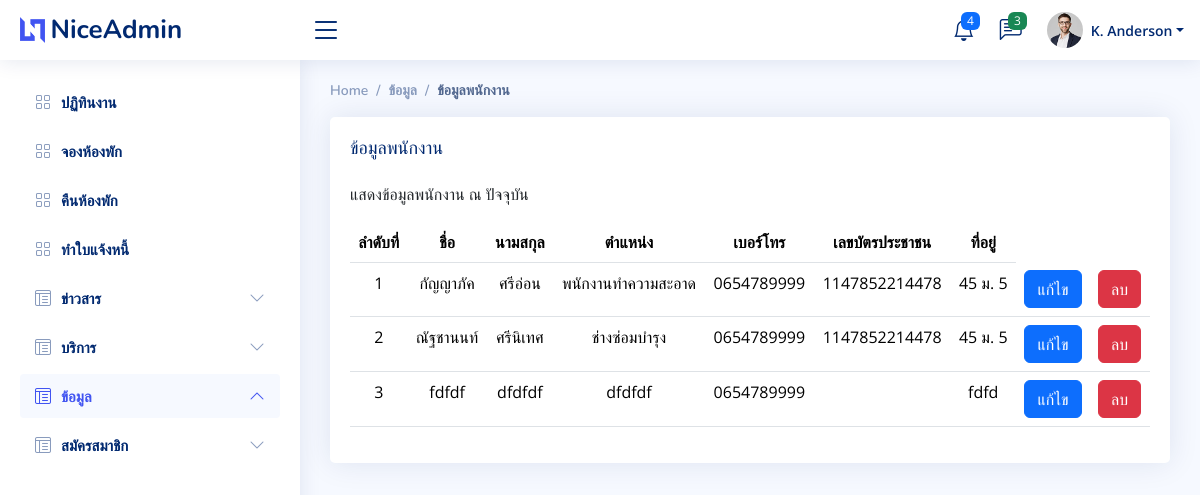
The app's page /admin/employee/employee.php with its own data.
### tables this page shows
CREATE TABLE `employee` (
  `EmployeeID` int(10) NOT NULL COMMENT 'รหัสพนักงาน',
  `firstname_emp` varchar(20) DEFAULT NULL COMMENT 'ชื่อพนักงาน',
  `lastname_emp` varchar(20) DEFAULT NULL COMMENT 'นามสกุลพนักงาน',
  `position_emp` varchar(20) DEFAULT NULL COMMENT 'ตำแหน่ง',
  `address_emp` varchar(100) NOT NULL COMMENT 'ที่อยู่',
  `tel_emp` varchar(10) DEFAULT NULL COMMENT 'เบอร์โทร',
  `cardID_emp` varchar(13) DEFAULT NULL COMMENT 'หมายเลขบัตรประชาชน'
);

### admin/employee/employee.php (the view, shortened to what this page needs)
<!DOCTYPE html>
<html lang="en">
<head>
<?php require('../../connect/connect.php');
  $SQL = "SELECT * FROM employee ";
  $stmt = $con->query($SQL);
  $i = 0;
  ?>
  <link href="../assets/vendor/bootstrap/css/bootstrap.min.css" rel="stylesheet">
  <link href="../assets/vendor/bootstrap-icons/bootstrap-icons.css" rel="stylesheet">
  <link href="../assets/vendor/boxicons/css/boxicons.min.css" rel="stylesheet">
  <link href="../assets/vendor/quill/quill.snow.css" rel="stylesheet">
  <link href="../assets/vendor/quill/quill.bubble.css" rel="stylesheet">
  <link href="../assets/vendor/remixicon/remixicon.css" rel="stylesheet">
  <link href="../assets/vendor/simple-datatables/style.css" rel="stylesheet">
  <link href="../assets/css/style.css" rel="stylesheet">
</head>
<body>
  <header id="header" class="header fixed-top d-flex align-items-center">
    <div class="d-flex align-items-center justify-content-between">
      <a href="../homepage_admin.php" class="logo d-flex align-items-center">
        <img src="../assets/img/logo.png" alt="">
        <span class="d-none d-lg-block">NiceAdmin</span>
      </a>
      <i class="bi bi-list toggle-sidebar-btn"></i>
    </div>
    <nav class="header-nav ms-auto">
      <ul class="d-flex align-items-center">
        <li class="nav-item dropdown">
          <a class="nav-link nav-icon" href="#" data-bs-toggle="dropdown">
            <i class="bi bi-bell"></i>
            <span class="badge bg-primary badge-number">4</span>
          </a>
        </li>
        <li class="nav-item dropdown">
          <a class="nav-link nav-icon" href="#" data-bs-toggle="dropdown">
            <i class="bi bi-chat-left-text"></i>
            <span class="badge bg-success badge-number">3</span>
          </a>
        </li>
        <li class="nav-item dropdown pe-3">
          <a class="nav-link nav-profile d-flex align-items-center pe-0" href="#" data-bs-toggle="dropdown">
            <img src="../assets/img/profile-img.jpg" alt="Profile" class="rounded-circle">
            <span class="d-none d-md-block dropdown-toggle ps-2">K. Anderson</span>
          </a>
        </li>
      </ul>
    </nav>
  </header>
  <aside id="sidebar" class="sidebar">
    <ul class="sidebar-nav" id="sidebar-nav">
      <li class="nav-item">
        <a class="nav-link collapsed" href="../homepage_admin.php">
          <i class="bi bi-grid"></i>
          <span>ปฏิทินงาน</span>
        </a>
      </li>
      <li class="nav-item">
        <a class="nav-link collapsed" href="../rentroom/rentroom.php">
          <i class="bi bi-grid"></i>
          <span>จองห้องพัก</span>
        </a>
      </li>
      <li class="nav-item">
        <a class="nav-link collapsed" href="../checkout/check_out.php">
          <i class="bi bi-grid"></i>
          <span>คืนห้องพัก</span>
        </a>
      </li>
      <li class="nav-item">
        <a class="nav-link collapsed" href="../payment/invoice.php">
          <i class="bi bi-grid collapsed"></i>
          <span>ทำใบแจ้งหนี้</span>
        </a>
      </li>
      <li class="nav-item">
        <a class="nav-link collapsed" data-bs-target="#news-nav" data-bs-toggle="collapse" href="#">
          <i class="bi bi-layout-text-window-reverse"></i><span>ข่าวสาร</span><i class="bi bi-chevron-down ms-auto"></i>
        </a>
      </li>
      <li class="nav-item">
        <a class="nav-link collapsed" data-bs-target="#service-nav" data-bs-toggle="collapse" href="#">
          <i class="bi bi-layout-text-window-reverse"></i><span>บริการ</span><i class="bi bi-chevron-down ms-auto"></i>
        </a>
      </li>
      <li class="nav-item">
        <a class="nav-link " data-bs-target="#info-nav" data-bs-toggle="collapse" href="#">
          <i class="bi bi-layout-text-window-reverse"></i><span>ข้อมูล</span><i class="bi bi-chevron-down ms-auto"></i>
        </a>
      </li>
      <li class="nav-item">
                <a class="nav-link collapsed" data-bs-target="#register-nav" data-bs-toggle="collapse" href="#">
                    <i class="bi bi-layout-text-window-reverse"></i><span>สมัครสมาชิก</span><i
                        class="bi bi-chevron-down ms-auto"></i>
                </a>
            </li>
    </ul>
  </aside>
  <main id="main" class="main">
    <div class="pagetitle">
      <nav>
        <ol class="breadcrumb">
          <li class="breadcrumb-item"><a href="../homepage_admin.php">Home</a></li>
          <li class="breadcrumb-item">ข้อมูล</li>
          <li class="breadcrumb-item active">ข้อมูลพนักงาน</li>
        </ol>
      </nav>
    </div>
    <section class="section">
      <div class="row">
        <div class="col-lg-12">
          <div class="card">
            <div class="card-body">
              <h5 class="card-title">ข้อมูลพนักงาน</h5>
              <p>แสดงข้อมูลพนักงาน ณ ปัจจุบัน </p>
              <table class="table datatable">
              <thead>
                <tr>
                  <th> <div align="center">ลำดับที่</div></th>
                  <th> <div align="center">ชื่อ</div></th>
                  <th> <div align="center">นามสกุล</div></th>
                  <th> <div align="center">ตำแหน่ง</div></th>
                  <th> <div align="center">เบอร์โทร</div></th>
                  <th> <div align="center">เลขบัตรประชาชน</div></th>
                  <th> <div align="center">ที่อยู่</div></th>
                  </tr>
                </thead>
                <tbody>
                <?php
                            while ($row = $stmt->fetch(PDO::FETCH_ASSOC)) {
                                $i = $i+ 1;
                                $firstname_emp =$row["firstname_emp"];
                                $lastname_emp =$row["lastname_emp"];
                                $position_emp = $row["position_emp"];
                                $tel_emp = $row["tel_emp"];
                                $cardID_emp = $row["cardID_emp"];
                                $address_emp = $row["address_emp"];
                        ?>
                  <tr>
                      <td><div align="center"><?php echo $i ?></div></td>
                      <td><div align="center"><?php echo $firstname_emp ?></div></td>
                      <td><div align="center"><?php echo $lastname_emp ?></div></td>
                      <td><div align="center"><?php echo $position_emp ?></div></td>
                      <td><div align="center"><?php echo $tel_emp ?></div></td>
                      <td><div align="center"><?php echo $cardID_emp ?></div></td>
                      <td><div align="center"><?php echo $address_emp ?></div></td>
                      <td><div align="center"><button type="button" class="btn btn-primary" >แก้ไข</button></div></td>
                      <td><div ><button type="button" class="btn btn-danger">ลบ</button></div></td>
                   </tr>
                   <?php
                        }
                        ?>
                </tbody>
              </table>
            </div>
          </div>
        </div>
      </div>
    </section>
  </main>
</body>
</html>

### admin/assets/css/style.css (style rules this page uses)
:root { scroll-behavior: smooth; }
body { font-family: "Open Sans", sans-serif; background: #f6f9ff; color: #444444; }
a { color: #4154f1; text-decoration: none; }
h1, h2, h3, h4, h5, h6 { font-family: "Nunito", sans-serif; }
#main { margin-top: 60px; padding: 20px 30px; transition: all 0.3s; }
.pagetitle { margin-bottom: 10px; }
.card { margin-bottom: 30px; border: none; border-radius: 5px; box-shadow: 0px 0 30px rgba(1, 41, 112, 0.1); }
.card-title { padding: 20px 0 15px 0; font-size: 18px; font-weight: 500; color: #012970; font-family: "Poppins", sans-serif; }
.card-body { padding: 0 20px 20px 20px; }
.breadcrumb { font-size: 14px; font-family: "Nunito", sans-serif; color: #899bbd; font-weight: 600; }
.breadcrumb a { color: #899bbd; transition: 0.3s; }
.breadcrumb .breadcrumb-item::before { color: #899bbd; }
.breadcrumb .active { color: #51678f; font-weight: 600; }
.logo { line-height: 1; }
@media (min-width: 1200px) { .logo { width: 280px; } }
.logo img { max-height: 26px; margin-right: 6px; }
.logo span { font-size: 26px; font-weight: 700; color: #012970; font-family: "Nunito", sans-serif; }
.header { transition: all 0.5s; z-index: 997; height: 60px; box-shadow: 0px 2px 20px rgba(1, 41, 112, 0.1); background-color: #fff; padding-left: 20px; }
.header .toggle-sidebar-btn { font-size: 32px; padding-left: 10px; cursor: pointer; color: #012970; }
.header-nav ul { list-style: none; }
.header-nav>ul { margin: 0; padding: 0; }
.header-nav .nav-icon { font-size: 22px; color: #012970; margin-right: 25px; position: relative; }
.header-nav .nav-profile { color: #012970; }
.header-nav .nav-profile img { max-height: 36px; }
.header-nav .nav-profile span { font-size: 14px; font-weight: 600; }
.header-nav .badge-number { position: absolute; inset: -2px -5px auto auto; font-weight: normal; font-size: 12px; padding: 3px 6px; }
.sidebar { position: fixed; top: 60px; left: 0; bottom: 0; width: 300px; z-index: 996; transition: all 0.3s; padding: 20px; overflow-y: auto; scrollbar-width: thin; scrollbar-color: #aab7cf transparent; box-shadow: 0px 0px 20px rgba(1, 41, 112, 0.1); background-color: #fff; }
@media (min-width: 1200px) { #main, #footer { margin-left: 300px; } }
.sidebar-nav { padding: 0; margin: 0; list-style: none; }
.sidebar-nav li { padding: 0; margin: 0; list-style: none; }
.sidebar-nav .nav-item { margin-bottom: 5px; }
.sidebar-nav .nav-link { display: flex; align-items: center; font-size: 15px; font-weight: 600; color: #4154f1; transition: 0.3; background: #f6f9ff; padding: 10px 15px; border-radius: 4px; }
.sidebar-nav .nav-link i { font-size: 16px; margin-right: 10px; color: #4154f1; }
.sidebar-nav .nav-link.collapsed { color: #012970; background: #fff; }
.sidebar-nav .nav-link.collapsed i { color: #899bbd; }
.sidebar-nav .nav-link .bi-chevron-down { margin-right: 0; transition: transform 0.2s ease-in-out; }
.sidebar-nav .nav-link:not(.collapsed) .bi-chevron-down { transform: rotate(180deg); }

### records on screen
employee: firstname_emp "กัญญาภัค", lastname_emp "ศรีอ่อน", position_emp "พนักงานทำความสะอาด", tel_emp "0654789999", cardID_emp "1147852214478", address_emp "45 ม. 5"
employee: firstname_emp "ณัฐชานนท์", lastname_emp "ศรีนิเทศ", position_emp "ช่างซ่อมบำรุง", tel_emp "0654789999", cardID_emp "1147852214478", address_emp "45 ม. 5"
employee: firstname_emp "fdfdf", lastname_emp "dfdfdf", position_emp "dfdfdf", tel_emp "0654789999", address_emp "fdfd"
